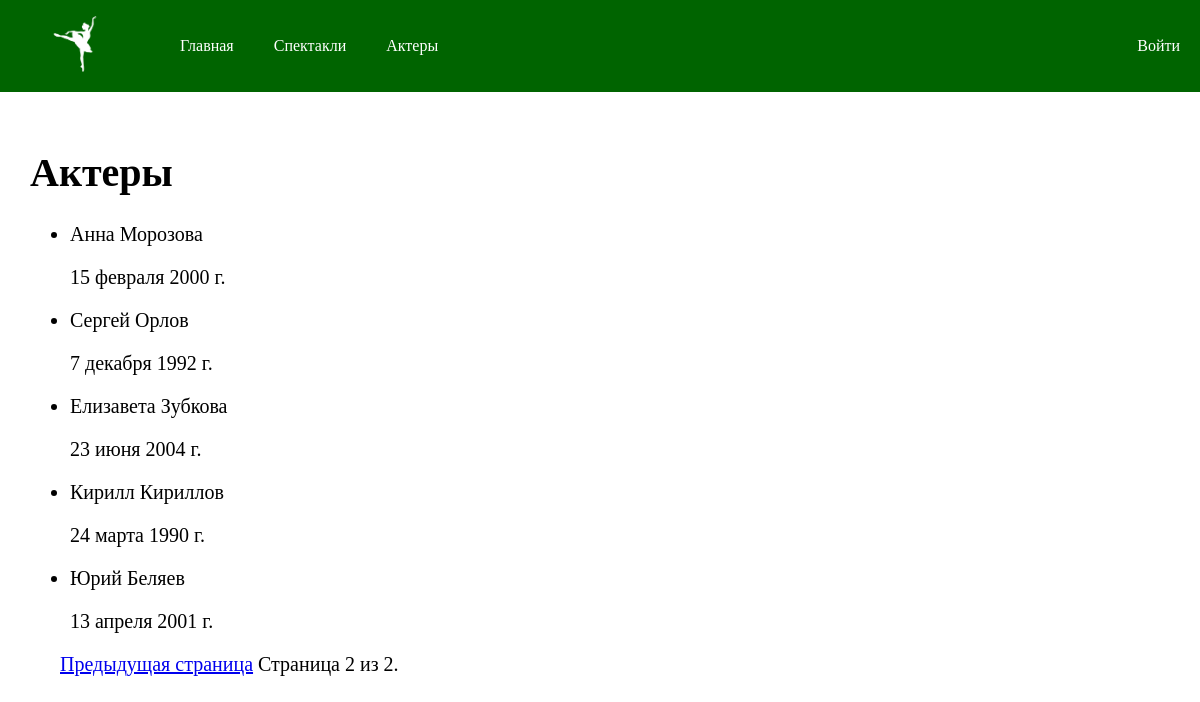
The page /catalog/actors/?page=2 on the database its author committed.
### catalog/models.py (models this page shows, shortened)
class Actor(models.Model):
    name = models.CharField(max_length=200, help_text="Введите имя актера", verbose_name="Имя")
    surname = models.CharField(max_length=200, help_text="Введите фамилию актера", verbose_name="Фамилия")
    date_of_birth = models.DateField(help_text="Введите дату рождения актера", verbose_name="Дата рождения")
    contact = models.CharField(max_length=200, help_text="Введите номер телефона актера", verbose_name="Номер телефона")
    class Meta:
      verbose_name = "актер"
      verbose_name_plural = "Актеры"
    def __str__(self):
        return f"{self.name} {self.surname}"

### catalog/views.py (the view)
class ActorListView(generic.ListView):
    model = Actor
    paginate_by = 5

### catalog/templates/catalog/actor_list.html
{% extends "base.html" %}
{% block content %}
<div class="plays">
<h1>Актеры</h1>
{% if actor_list %}
  <ul>
  {% for actor in actor_list %}
    <li>
      <p>
      {{ actor }}
      </p>
      <p>{{actor.date_of_birth}}</p>
    </li>
  {% endfor %}
 </ul>
{% else %}
  <p>В театре нет актеров :(.</p>
{% endif %}
{% endblock %}

### catalog/static/css/styles.css (style rules this page uses)
body { margin: 0; box-sizing: border-box; }
.plays { padding: 30px; font-size: 20px; }

### rows shown on the page
Actor: name+surname "Анна Морозова", date_of_birth "15 февраля 2000 г."
Actor: name+surname "Сергей Орлов", date_of_birth "7 декабря 1992 г."
Actor: name+surname "Елизавета Зубкова", date_of_birth "23 июня 2004 г."
Actor: name+surname "Кирилл Кириллов", date_of_birth "24 марта 1990 г."
Actor: name+surname "Юрий Беляев", date_of_birth "13 апреля 2001 г."

### other values the page prints
{{ page_obj.number }} "2"
{{ page_obj.paginator.num_pages }} "2"
